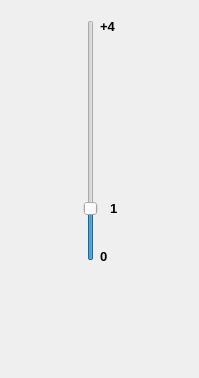
<?xml version="1.0" encoding="UTF-8"?>
<ui version="4.0">
 <class>Contrast</class>
 <widget class="QWidget" name="Contrast">
  <property name="geometry">
   <rect>
    <x>0</x>
    <y>0</y>
    <width>199</width>
    <height>378</height>
   </rect>
  </property>
  <property name="minimumSize">
   <size>
    <width>199</width>
    <height>378</height>
   </size>
  </property>
  <property name="maximumSize">
   <size>
    <width>199</width>
    <height>378</height>
   </size>
  </property>
  <property name="windowTitle">
   <string>Form</string>
  </property>
  <widget class="QSlider" name="slider">
   <property name="geometry">
    <rect>
     <x>80</x>
     <y>20</y>
     <width>22</width>
     <height>241</height>
    </rect>
   </property>
   <property name="minimum">
    <number>-256</number>
   </property>
   <property name="maximum">
    <number>1024</number>
   </property>
   <property name="value">
    <number>0</number>
   </property>
   <property name="orientation">
    <enum>Qt::Vertical</enum>
   </property>
   <property name="invertedAppearance">
    <bool>false</bool>
   </property>
  </widget>
  <widget class="QLabel" name="topLabel">
   <property name="geometry">
    <rect>
     <x>100</x>
     <y>20</y>
     <width>47</width>
     <height>13</height>
    </rect>
   </property>
   <property name="font">
    <font>
     <pointsize>10</pointsize>
     <weight>75</weight>
     <bold>true</bold>
    </font>
   </property>
   <property name="text">
    <string>+4</string>
   </property>
  </widget>
  <widget class="QLabel" name="bottomLabel">
   <property name="geometry">
    <rect>
     <x>100</x>
     <y>250</y>
     <width>47</width>
     <height>13</height>
    </rect>
   </property>
   <property name="font">
    <font>
     <pointsize>10</pointsize>
     <weight>75</weight>
     <bold>true</bold>
    </font>
   </property>
   <property name="text">
    <string>0</string>
   </property>
  </widget>
  <widget class="QLabel" name="startingValueLabel">
   <property name="geometry">
    <rect>
     <x>110</x>
     <y>200</y>
     <width>47</width>
     <height>16</height>
    </rect>
   </property>
   <property name="font">
    <font>
     <pointsize>10</pointsize>
     <weight>75</weight>
     <bold>true</bold>
    </font>
   </property>
   <property name="text">
    <string>1</string>
   </property>
  </widget>
 </widget>
 <resources/>
 <connections/>
</ui>
